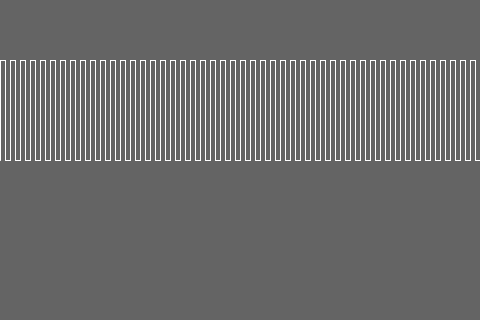
Frame 1 (no input)
Frame 60 (the mouse pressed at the canvas centre just before this capture): identical to frame 1, image omitted
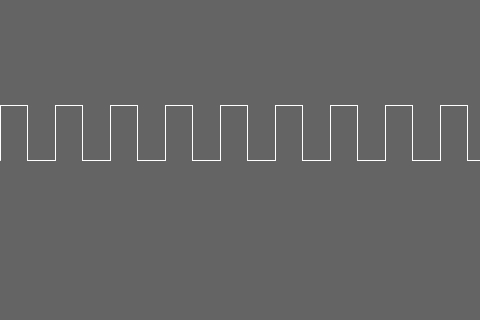
Frame 120 (the mouse held since frame 60 and released just before this capture)

The Processing sketch that drew these frames (run headless with seeded random() and noise(); from frame 60 on, the mouse is pressed at the canvas centre):

// Processing sketch: processing_5330
// ── processing_5330.pde


int displayedWave = 1;


void setup() {
  size(480, 320);
  smooth();
}



void draw() {
  translate(0, height/2);
  background(100);

  float wWidth = map(mouseX, 0, width, 10, 100);
  float wHeight = map(mouseY, 0, height, -100, -10);

  if(displayedWave == 1) {
    drawPulse(wWidth, wHeight);
  } else if(displayedWave == 2) {
    drawRamp(wWidth, wHeight);
  } else if(displayedWave == 3) {
    drawSaw(wWidth, wHeight);
  } else if(displayedWave == 4) {
    drawSine(wWidth, wHeight);
  } else if(displayedWave == 5) {
    drawTri(wWidth, wHeight);
  }
}



void drawPulse(float waveWidth, float waveHeight) {
  stroke(255, 255, 255);
  noFill();
  for(int i = 0; i < width; i += waveWidth) {
    beginShape();
    vertex(i, 0);
    vertex(i, waveHeight);
    vertex(i + waveWidth/2, waveHeight);
    vertex(i + waveWidth/2, 0);
    vertex(i + waveWidth, 0);
    endShape();
  }
}



void drawRamp(float waveWidth, float waveHeight) {
  stroke(255, 255, 255);
  noFill();
  for(int i = 0; i < width; i += waveWidth) {
    beginShape();
    vertex(i, waveHeight);
    vertex(i + waveWidth, 0);
    vertex(i + waveWidth, waveHeight);
    endShape();
  }
}



void drawSaw(float waveWidth, float waveHeight) {
  stroke(255, 255, 255);
  noFill();
  for(int i = 0; i < width; i += waveWidth) {
    beginShape();
    vertex(i, 0);
    vertex(i + waveWidth, waveHeight);
    vertex(i + waveWidth, 0);
    endShape();
  }
}



void drawSine(float waveWidth, float waveHeight) {
  stroke(255, 255, 255);
  noFill();
  for(int i = 0; i < width; i += waveWidth) {
    beginShape();
    vertex(i, 0);                                     // 1st vertex
    bezierVertex(i + waveWidth/4, 0,                  // cx1, cy1
                 i + waveWidth/4, waveHeight,         // cx2, cy2
                 i + waveWidth/2, waveHeight);        // 2nd vertex
    bezierVertex(i + (3 * waveWidth/4), waveHeight,   // cx1, cy1
                 i + (3 * waveWidth/4), 0,            // cx2, cy2
                 i + waveWidth, 0);                   // 3rd vertex
    endShape();
  }
}



void drawTri(float waveWidth, float waveHeight) {
  stroke(255, 255, 255);
  noFill();
  for(int i = 0; i < width; i += waveWidth) {
    beginShape();
    vertex(i, 0);
    vertex(i + waveWidth/2, waveHeight);
    vertex(i + waveWidth, 0);
    endShape();
  }
}



void keyPressed() {
  if(key == CODED) {
    if(keyCode == UP) {
      if(displayedWave < 5) {            // hardwired number of waveforms
        displayedWave += 1;              // increment
      } else {
        displayedWave = 1;               // reset waveform to 1st waveform
      }
    } else if (keyCode == DOWN) {
      if(displayedWave > 1) {
        displayedWave -= 1;              // decrement
      } else {
        displayedWave = 5;               // reset waveform to 5th waveform
      }
    }
  }
}
